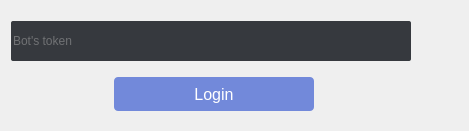
                   <widget class="QWidget" name="login_page">
                    <layout class="QVBoxLayout" name="verticalLayout_2">
                     <property name="leftMargin">
                      <number>0</number>
                     </property>
                     <property name="rightMargin">
                      <number>19</number>
                     </property>
                     <item alignment="Qt::AlignHCenter|Qt::AlignBottom">
                      <widget class="QFrame" name="frame">
                       <property name="minimumSize">
                        <size>
                         <width>450</width>
                         <height>60</height>
                        </size>
                       </property>
                       <property name="maximumSize">
                        <size>
                         <width>16777215</width>
                         <height>16777215</height>
                        </size>
                       </property>
                       <property name="frameShape">
                        <enum>QFrame::NoFrame</enum>
                       </property>
                       <property name="frameShadow">
                        <enum>QFrame::Raised</enum>
                       </property>
                       <layout class="QHBoxLayout" name="horizontalLayout_11">
                        <property name="rightMargin">
                         <number>36</number>
                        </property>
                        <item>
                         <widget class="QLineEdit" name="token_entry">
                          <property name="sizePolicy">
                           <sizepolicy hsizetype="Expanding" vsizetype="Preferred">
                            <horstretch>0</horstretch>
                            <verstretch>0</verstretch>
                           </sizepolicy>
                          </property>
                          <property name="maximumSize">
                           <size>
                            <width>400</width>
                            <height>40</height>
                           </size>
                          </property>
                          <property name="styleSheet">
                           <string notr="true">border:None;
color:rgb(170, 170, 170);
background:rgb(54,57,62);
border-radius:2px</string>
                          </property>
                          <property name="placeholderText">
                           <string>Bot's token</string>
                          </property>
                         </widget>
                        </item>
                       </layout>
                      </widget>
                     </item>
                     <item alignment="Qt::AlignTop">
                      <widget class="QFrame" name="frame_2">
                       <property name="styleSheet">
                        <string notr="true">QPushButton{
background:rgb(114,137,218);
color:white;
border-radius:4px}
QPushButton:hover{
background:rgb(131, 160, 252);
}</string>
                       </property>
                       <property name="frameShape">
                        <enum>QFrame::NoFrame</enum>
                       </property>
                       <property name="frameShadow">
                        <enum>QFrame::Raised</enum>
                       </property>
                       <layout class="QHBoxLayout" name="horizontalLayout_12">
                        <property name="topMargin">
                         <number>0</number>
                        </property>
                        <property name="rightMargin">
                         <number>30</number>
                        </property>
                        <item alignment="Qt::AlignHCenter">
                         <widget class="QPushButton" name="login_button_">
                          <property name="sizePolicy">
                           <sizepolicy hsizetype="Preferred" vsizetype="Fixed">
                            <horstretch>0</horstretch>
                            <verstretch>0</verstretch>
                           </sizepolicy>
                          </property>
                          <property name="minimumSize">
                           <size>
                            <width>200</width>
                            <height>34</height>
                           </size>
                          </property>
                          <property name="maximumSize">
                           <size>
                            <width>16777215</width>
                            <height>16777215</height>
                           </size>
                          </property>
                          <property name="font">
                           <font>
                            <pointsize>12</pointsize>
                           </font>
                          </property>
                          <property name="cursor">
                           <cursorShape>PointingHandCursor</cursorShape>
                          </property>
                          <property name="styleSheet">
                           <string notr="true"/>
                          </property>
                          <property name="text">
                           <string>Login</string>
                          </property>
                         </widget>
                        </item>
                       </layout>
                      </widget>
                     </item>
                    </layout>
                   </widget>
